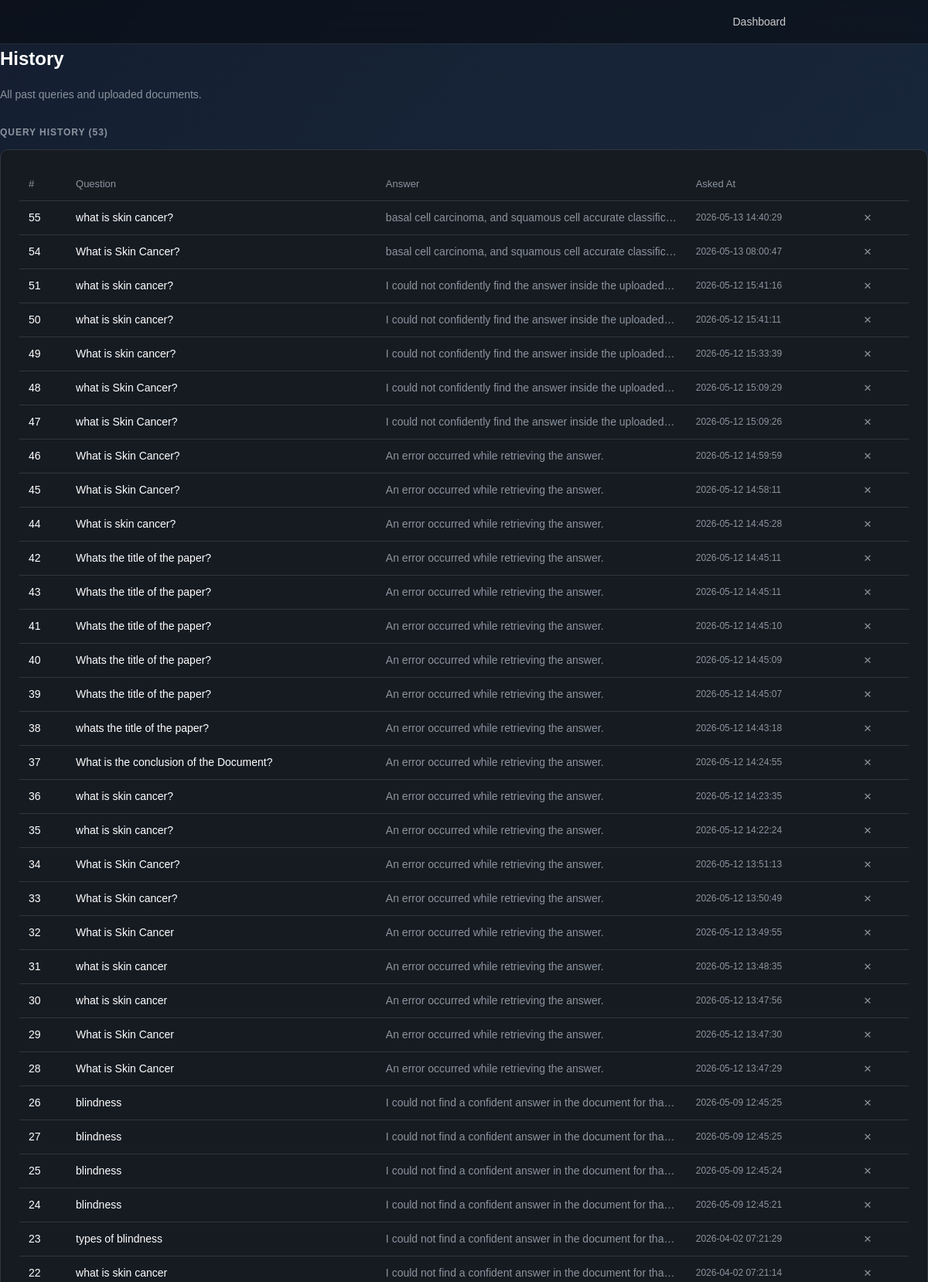
The app's page /history (upper part) with its own data.
### tables this page shows
CREATE TABLE queries (
                    id         INTEGER PRIMARY KEY AUTOINCREMENT,
                    query      TEXT NOT NULL,
                    answer     TEXT,
                    created_at TIMESTAMP DEFAULT CURRENT_TIMESTAMP
                );

### routes/history_routes.py (the view)
@history_bp.route("/history")
def history():
    queries   = db.get_queries()
    documents = db.get_documents()
    return render_template("history.html", queries=queries, documents=documents)

### database/db.py (called while the page is built)
    def get_documents(self):
        try:
            cursor = self.conn.cursor()
            cursor.execute(
                """
                SELECT
                    id,
                    file_name,
                    file_path,
                    upload_date

                FROM documents

                ORDER BY upload_date DESC
                """
            )
            return cursor.fetchall()
        except Exception as e:
            print("Error fetching documents:", e)
            return []

    def get_queries(self):
        try:
            cursor = self.conn.cursor()
            cursor.execute(
                """
                SELECT
                    id,
                    query,
                    answer,
                    created_at

                FROM queries

                ORDER BY created_at DESC
                """
            )
            return cursor.fetchall()
        except Exception as e:
            print("Error fetching queries:", e)
            return []

### templates/history.html (shortened to what this page needs)
{% extends "base.html" %}
{% block content %}
<div class="page-header">
    <h1 class="page-title">History</h1>
    <p class="page-subtitle">All past queries and uploaded documents.</p>
</div>
<div class="section-label">Query History ({{ queries|length }})</div>
{% if queries %}
<div class="card">
    <div class="table-wrap">
        <table class="data-table">
            <thead>
                <tr><th>#</th><th>Question</th><th>Answer</th><th>Asked At</th><th></th></tr>
            </thead>
            <tbody>
                {% for q in queries %}
                <tr>
                    <td>{{ q[0] }}</td>
                    <td class="td-question">{{ q[1] }}</td>
                    <td class="td-answer">{{ q[2] }}</td>
                    <td class="td-date">{{ q[3] }}</td>
                    <td>
                        <form method="POST" action="{{ url_for('history_bp.delete_query', query_id=q[0]) }}"
                              onsubmit="return confirm('Delete this query?')">
                            <button type="submit" class="btn-delete" title="Delete">&#x2715;</button>
                        </form>
                    </td>
                </tr>
                {% endfor %}
            </tbody>
        </table>
    </div>
</div>
{% else %}
<div class="empty-state"><p>No queries yet. <a href="{{ url_for('query_bp.home') }}">Ask something!</a></p></div>
{% endif %}
{% endblock %}

### static/css/style.css (style rules this page uses)
*, *::before, *::after { margin: 0; padding: 0; box-sizing: border-box; }
:root { --bg: #0d1117; --bg2: #161b22; --bg3: #21262d; --border: #30363d; --text: #e6edf3; --text2: #8b949e; --accent: #2f81f7; --accent-h: #388bfd; --success: #3fb950; --danger: #f85149; --warn: #d29922; --radius: 10px; --radius-sm: 6px; --shadow: 0 4px 24px rgba(0,0,0,0.4); }
body { font-family: -apple-system, BlinkMacSystemFont, "Segoe UI", Roboto, sans-serif; background: var(--bg); color: var(--text); min-height: 100vh; display: flex; flex-direction: column; font-size: 15px; line-height: 1.6; }
.page-header { margin-bottom: 1.75rem; display: flex; align-items: baseline; justify-content: space-between; flex-wrap: wrap; gap: 12px; }
.page-title { font-size: 1.5rem; font-weight: 600; }
.page-subtitle { color: var(--text2); font-size: 14px; margin-top: 4px; width: 100%; }
.section-label { font-size: 12px; font-weight: 600; text-transform: uppercase; letter-spacing: 0.08em; color: var(--text2); margin: 1.75rem 0 0.75rem; }
.card { background: var(--bg2); border: 1px solid var(--border); border-radius: var(--radius); padding: 1.5rem; margin-bottom: 1rem; }
.btn-delete { background: none; border: none; color: var(--text2); cursor: pointer; font-size: 13px; padding: 4px 8px; border-radius: var(--radius-sm); transition: color 0.15s, background 0.15s; }
.table-wrap { overflow-x: auto; }
.data-table { width: 100%; border-collapse: collapse; font-size: 14px; }
.data-table th { text-align: left; padding: 10px 12px; border-bottom: 1px solid var(--border); color: var(--text2); font-weight: 500; font-size: 13px; }
.data-table td { padding: 10px 12px; border-bottom: 1px solid var(--border); vertical-align: middle; }
.td-question { max-width: 260px; overflow: hidden; text-overflow: ellipsis; white-space: nowrap; }
.td-answer { max-width: 260px; overflow: hidden; text-overflow: ellipsis; white-space: nowrap; color: var(--text2); }
.td-date { white-space: nowrap; color: var(--text2); font-size: 12px; }

### templates/base.html (style rules this page uses)
body { margin: 0; background: linear-gradient(135deg,#141e30,#243b55); color: white; font-family: Arial; }

### records on screen
queries: id "55", query "what is skin cancer?", answer "basal cell carcinoma, and squamous cell accurate classific…", created_at "2026-05-13 14:40:29"
queries: id "54", query "What is Skin Cancer?", answer "basal cell carcinoma, and squamous cell accurate classific…", created_at "2026-05-13 08:00:47"
queries: id "51", query "what is skin cancer?", answer "I could not confidently find the answer inside the uploaded…", created_at "2026-05-12 15:41:16"
queries: id "50", query "what is skin cancer?", answer "I could not confidently find the answer inside the uploaded…", created_at "2026-05-12 15:41:11"
queries: id "49", query "What is skin cancer?", answer "I could not confidently find the answer inside the uploaded…", created_at "2026-05-12 15:33:39"
queries: id "48", query "what is Skin Cancer?", answer "I could not confidently find the answer inside the uploaded…", created_at "2026-05-12 15:09:29"
queries: id "47", query "what is Skin Cancer?", answer "I could not confidently find the answer inside the uploaded…", created_at "2026-05-12 15:09:26"
queries: id "46", query "What is Skin Cancer?", answer "An error occurred while retrieving the answer.", created_at "2026-05-12 14:59:59"
queries: id "45", query "What is Skin Cancer?", answer "An error occurred while retrieving the answer.", created_at "2026-05-12 14:58:11"
queries: id "44", query "What is skin cancer?", answer "An error occurred while retrieving the answer.", created_at "2026-05-12 14:45:28"
queries: id "42", query "Whats the title of the paper?", answer "An error occurred while retrieving the answer.", created_at "2026-05-12 14:45:11"
queries: id "43", query "Whats the title of the paper?", answer "An error occurred while retrieving the answer.", created_at "2026-05-12 14:45:11"
queries: id "41", query "Whats the title of the paper?", answer "An error occurred while retrieving the answer.", created_at "2026-05-12 14:45:10"
queries: id "40", query "Whats the title of the paper?", answer "An error occurred while retrieving the answer.", created_at "2026-05-12 14:45:09"
queries: id "39", query "Whats the title of the paper?", answer "An error occurred while retrieving the answer.", created_at "2026-05-12 14:45:07"
queries: id "38", query "whats the title of the paper?", answer "An error occurred while retrieving the answer.", created_at "2026-05-12 14:43:18"
queries: id "37", query "What is the conclusion of the Document?", answer "An error occurred while retrieving the answer.", created_at "2026-05-12 14:24:55"
queries: id "36", query "what is skin cancer?", answer "An error occurred while retrieving the answer.", created_at "2026-05-12 14:23:35"
queries: id "35", query "what is skin cancer?", answer "An error occurred while retrieving the answer.", created_at "2026-05-12 14:22:24"
queries: id "34", query "What is Skin Cancer?", answer "An error occurred while retrieving the answer.", created_at "2026-05-12 13:51:13"
queries: id "33", query "What is Skin cancer?", answer "An error occurred while retrieving the answer.", created_at "2026-05-12 13:50:49"
queries: id "32", query "What is Skin Cancer", answer "An error occurred while retrieving the answer.", created_at "2026-05-12 13:49:55"
queries: id "31", query "what is skin cancer", answer "An error occurred while retrieving the answer.", created_at "2026-05-12 13:48:35"
queries: id "30", query "what is skin cancer", answer "An error occurred while retrieving the answer.", created_at "2026-05-12 13:47:56"
queries: id "29", query "What is Skin Cancer", answer "An error occurred while retrieving the answer.", created_at "2026-05-12 13:47:30"
queries: id "28", query "What is Skin Cancer", answer "An error occurred while retrieving the answer.", created_at "2026-05-12 13:47:29"
queries: id "26", query "blindness", answer "I could not find a confident answer in the document for tha…", created_at "2026-05-09 12:45:25"
queries: id "27", query "blindness", answer "I could not find a confident answer in the document for tha…", created_at "2026-05-09 12:45:25"
queries: id "25", query "blindness", answer "I could not find a confident answer in the document for tha…", created_at "2026-05-09 12:45:24"
queries: id "24", query "blindness", answer "I could not find a confident answer in the document for tha…", created_at "2026-05-09 12:45:21"
queries: id "23", query "types of blindness", answer "I could not find a confident answer in the document for tha…", created_at "2026-04-02 07:21:29"
queries: id "22", query "what is skin cancer", answer "I could not find a confident answer in the document for tha…", created_at "2026-04-02 07:21:14"

### other values on screen
{{ queries|length }} "53"
